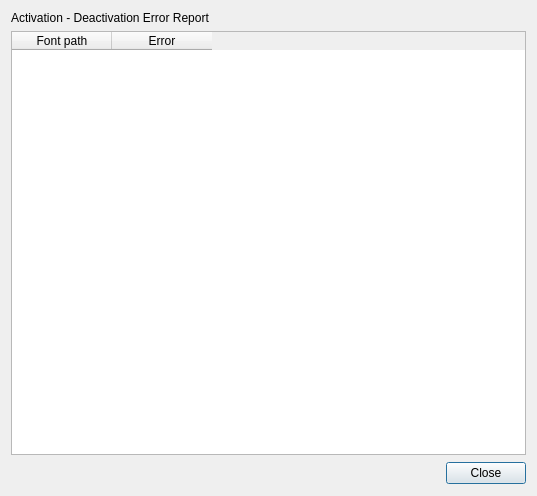
<ui version="4.0" >
 <class>ActivationReportDialog</class>
 <widget class="QDialog" name="ActivationReportDialog" >
  <property name="geometry" >
   <rect>
    <x>0</x>
    <y>0</y>
    <width>537</width>
    <height>496</height>
   </rect>
  </property>
  <property name="windowTitle" >
   <string>Dialog</string>
  </property>
  <layout class="QGridLayout" name="gridLayout" >
   <item row="0" column="0" colspan="2" >
    <widget class="QLabel" name="label" >
     <property name="text" >
      <string>Activation - Deactivation Error Report</string>
     </property>
    </widget>
   </item>
   <item row="2" column="0" >
    <spacer name="horizontalSpacer" >
     <property name="orientation" >
      <enum>Qt::Horizontal</enum>
     </property>
     <property name="sizeHint" stdset="0" >
      <size>
       <width>454</width>
       <height>24</height>
      </size>
     </property>
    </spacer>
   </item>
   <item row="2" column="1" >
    <widget class="QPushButton" name="pushButton" >
     <property name="text" >
      <string>Close</string>
     </property>
    </widget>
   </item>
   <item row="1" column="0" colspan="2" >
    <widget class="QTableWidget" name="errorTable" >
     <column>
      <property name="text" >
       <string>Font path</string>
      </property>
     </column>
     <column>
      <property name="text" >
       <string>Error</string>
      </property>
     </column>
    </widget>
   </item>
  </layout>
  <zorder>listWidget</zorder>
  <zorder>tableView</zorder>
  <zorder>pushButton</zorder>
  <zorder>horizontalSpacer</zorder>
  <zorder>label</zorder>
  <zorder>errorTable</zorder>
 </widget>
 <resources/>
 <connections>
  <connection>
   <sender>pushButton</sender>
   <signal>clicked()</signal>
   <receiver>ActivationReportDialog</receiver>
   <slot>close()</slot>
   <hints>
    <hint type="sourcelabel" >
     <x>491</x>
     <y>477</y>
    </hint>
    <hint type="destinationlabel" >
     <x>370</x>
     <y>474</y>
    </hint>
   </hints>
  </connection>
 </connections>
</ui>
